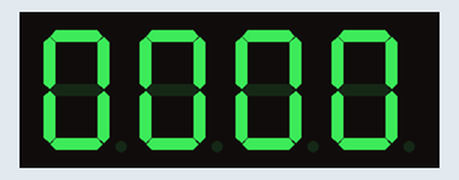
Recording of a sketch running on a simulated Arduino Uno, built with avr-gcc and run on an emulated ATmega328P. Shown: 4-digit seven-segment display. Wiring (inferred from the names in the program): 4-digit 7-segment display, segments lit when HIGH: segments pin 12, pin 11, pin 3, pin 4, pin 5, pin 13, pin 10, pin 2; digit selects pin 7, pin 8, pin 6, pin 9. The segment pins are drawn as the display they are named for.

Above: at 0.19 s.
At 5.25 s:
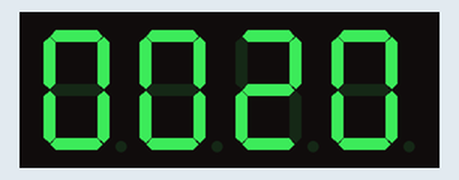
At 9.8 s:
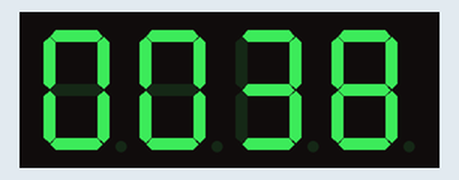
At 19.91 s:
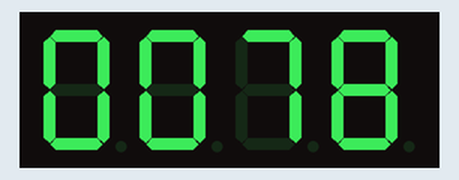
At 29.52 s:
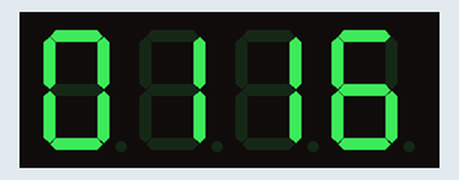
At 39.63 s:
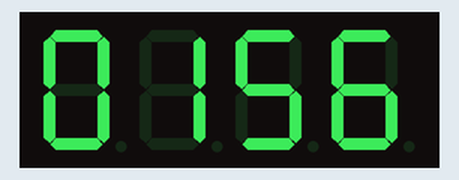

The sketch:

P05-7SEGMENTOS_4DIGITOS.ino
```cpp
/*creamos toda una serie de variables que nos van a servir para los valores que usaremos en el sketch.*/
int decena=0;
int unidad=0;
int centena=0;
int unidaddemil=0;
int retardo=5;
int conmutador=1;
int cont=0;
int var=0;

/*Abreviamos el comando ''HIGH'' a ''1'' para facilitar el codigo. Asignamos a cada parte del display su pin correspondiente*/
#define HIGH 1
int a=12;
int f=13;
int b=11;
int g=10;
int e=5;
int d=4;
int c=3;
int dp=2;

/*Establecemos los pines que usaremos como salida. No usamos el loop ''for'' para poder visualizar mas claramente a que pin corresponde cada segmento*/

void setup() {
   pinMode(13,OUTPUT); //f
   pinMode(12,OUTPUT); //a
   pinMode(11,OUTPUT); //b
   pinMode(10,OUTPUT); //g
   pinMode(9,OUTPUT);  //conmutador 4
   pinMode(8,OUTPUT); //CONMUTADOR 2
   pinMode(7,OUTPUT); //CONMUTADOR 1
   pinMode(6,OUTPUT); //CONMUTADOR 3
   pinMode(5,OUTPUT); //e
   pinMode(4,OUTPUT); //d
   pinMode(3,OUTPUT); //c
   pinMode(2,OUTPUT); //dp
}

void loop() {
/*  antes de hacer nada, esperamos 10 milisegundos (el valor de ''retardo'')*/
   delay(retardo);
 /*contador (cont), es una variable que inicializamos en cero, y que va a ir sumando 1 a su valor cada vez que se ejecute ''cont''. Nos servirá para definir que tan rapido queremos que los números avancen.*/
  cont++;

 /*Mientras el contador no haya alcanzado 50, todos los valores se mostrarán como cero, pues así los declaramos al comienzo. cada vez que el contador llegue a 50, se ejecutarán las instrucciones que harán que los númeors vayan ioncrementando su valor*/
 if(cont==50){
 /*Cuando el contador llega a 50, se reinicia y vuelve a empezar*/
    cont=0;
 /*Se añade 1 a la unidad*/
   unidad=unidad+1;
 /*Cuando la unidad es igual a 10, se le suma 1 a la decena. Es bastante intuitivo, cada vez que llegamos al 10, la unidad vuelve a cero y se le suma uno a la decena. Seguiremos este procedimiento para los demás valores*/
   if(unidad>=10){
    decena=decena+1;
    unidad=0;
 /*Lo mismo pero con la decena. Cuando esta alcanza el valor de 10, vuelve a cero y se añade 1 al valor de la centena*/
    if(decena>=10){
      centena=centena+1;
      decena=0;
 /*El mismom procedimiento, pero con la unidad de mil*/
      if(centena>=10){
        unidaddemil=unidaddemil+1;
        centena=0;
        }
      }
    }
  }

/*Aquí haremos que se conmuten los displays. En ningún momento estarán todos encendidos al mismo tiempo, sin que se encenderán uno a uno, pero a una velocidad imperceptible para el ojo humano, dando la impresión de que todos los displayes están encendidos. Conmutador es una variable que comienza en 1, asi que se ejecutará lo que establecimos para el caso en qe sea 1. Es decir, encendemos sólo el display que indica las unidades.Igualamos ''var'' a ''unidad''. más adelante veremos para que se usa ''var''. Al final de las instrucciones, cambiamos el valor de la variable ''conmutador'', para que, en el siguiente ciclo, se encienda otro display.*/
switch (conmutador){
  case 1:
  digitalWrite(9,LOW);
  digitalWrite(6,HIGH);
  digitalWrite(8,HIGH);
  digitalWrite(7,HIGH);
  var=unidad;
  conmutador=2;
                break;
/*El valor de ''conmutador'' ahora es 2, por lo que se ejecutan estas instrucciones, ahora se enciende el display de las decenas, asi que indicamos qie ''var'' se iguale a ''decenas''. Cambiamos el valor de ''conmutador'' para que en el siguiente ciclo se encienda otro siplay*/
   case 2:
  digitalWrite(9,HIGH);
  digitalWrite(6,LOW);
  digitalWrite(8,HIGH);
  digitalWrite(7,HIGH);
  var=decena;
  conmutador=3;
                break;
 /*Ahora encendemos el display de las centenas y nuevamente cambiamos el valor de ''conmutador''*/
  case 3:
  digitalWrite(9,HIGH);
  digitalWrite(6,HIGH);
  digitalWrite(8,LOW);
  digitalWrite(7,HIGH);
  var=centena;
  conmutador=4;
                break;
 /*Por ultimo, encendemos el display de la unidad de mil y cambiamos el valor de ''conmutador'' a uno, para que vuelva a encender el display de las unidades en el procimo ciclo*/
  case 4:
  digitalWrite(9,HIGH);
  digitalWrite(6,HIGH);
  digitalWrite(8,HIGH);
  digitalWrite(7,LOW);
  var=unidaddemil;
  conmutador=1;
                break;


  }
/*Aquí indicaremos cuales son los segmentos que se dewben iluminar según el número que queramos representar. Cada segmento está conectado a un pin, así que debemos enviar una señal alta (''HIGH'' es reemplazado por ''1'') e indicamos así cuales segmentos deben encenderse para cada número*/
  switch (var){
    case 0:
    digitalWrite(a,1);
    digitalWrite(b,1);
    digitalWrite(c,1);
    digitalWrite(d,1);
    digitalWrite(e,1);
    digitalWrite(f,1);
    digitalWrite(g,0);
    digitalWrite(dp,LOW);
                   break;
    case 1:
    digitalWrite(a,LOW);
    digitalWrite(b,HIGH);
    digitalWrite(c,HIGH);
    digitalWrite(d,LOW);
    digitalWrite(e,LOW);
    digitalWrite(f,LOW);
    digitalWrite(g,LOW);
    digitalWrite(dp,LOW);
                   break;
   case 2:
    digitalWrite(a,HIGH);
    digitalWrite(b,HIGH);
    digitalWrite(c,LOW);
    digitalWrite(d,HIGH);
    digitalWrite(e,HIGH);
    digitalWrite(f,LOW);
    digitalWrite(g,HIGH);
    digitalWrite(dp,LOW);
                   break;
    case 3:
    digitalWrite(a,1);
    digitalWrite(b,1);
    digitalWrite(c,1);
    digitalWrite(d,1);
    digitalWrite(e,LOW);
    digitalWrite(f,LOW);
    digitalWrite(g,1);
    digitalWrite(dp,LOW);
                   break;
    case 4:
    digitalWrite(a,LOW);
    digitalWrite(b,HIGH);
    digitalWrite(c,HIGH);
    digitalWrite(d,LOW);
    digitalWrite(e,LOW);
    digitalWrite(f,HIGH);
    digitalWrite(g,HIGH);
    digitalWrite(dp,LOW);
                   break;
    case 5:
    digitalWrite(a,1);
    digitalWrite(b,LOW);
    digitalWrite(c,1);
    digitalWrite(d,1);
    digitalWrite(e,LOW);
    digitalWrite(f,1);
    digitalWrite(g,1);
    digitalWrite(dp,LOW);
                   break;
    case 6:
    digitalWrite(a,1);
    digitalWrite(b,LOW);
    digitalWrite(c,1);
    digitalWrite(d,1);
    digitalWrite(e,1);
    digitalWrite(f,1);
    digitalWrite(g,1);
    digitalWrite(dp,LOW);
                   break;
    case 7:
    digitalWrite(a,HIGH);
    digitalWrite(b,HIGH);
    digitalWrite(c,HIGH);
    digitalWrite(d,LOW);
    digitalWrite(e,LOW);
    digitalWrite(f,LOW);
    digitalWrite(g,LOW);
    digitalWrite(dp,LOW);
                   break;
    case 8:
    digitalWrite(a,1);
    digitalWrite(b,1);
    digitalWrite(c,1);
    digitalWrite(d,1);
    digitalWrite(e,1);
    digitalWrite(f,1);
    digitalWrite(g,1);
    digitalWrite(dp,LOW);
                   break;
    case 9:
    digitalWrite(a,1);
    digitalWrite(b,1);
    digitalWrite(c,1);
    digitalWrite(d,1);
    digitalWrite(e,LOW);
    digitalWrite(f,1);
    digitalWrite(g,1);
    digitalWrite(dp,LOW);
                   break;
    default:
    digitalWrite(a,1);
    digitalWrite(b,1);
    digitalWrite(c,1);
    digitalWrite(d,1);
    digitalWrite(e,LOW);
    digitalWrite(f,1);
    digitalWrite(g,1);
    digitalWrite(dp,LOW);
                   break;

    }
}
```
